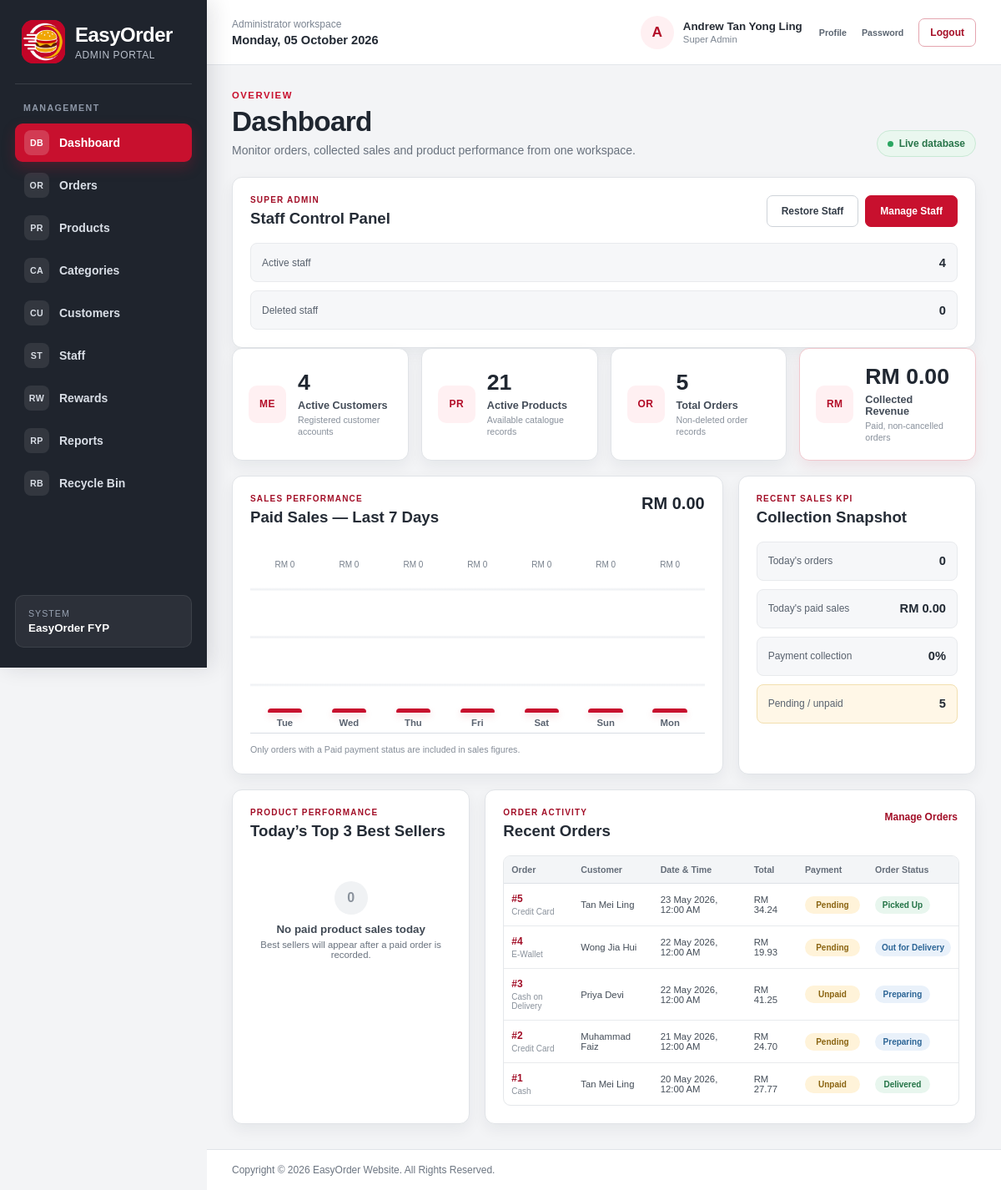
The page /admin_dashboard.php (signed in) on the database its author committed.
### tables this page shows
CREATE TABLE `staff` (
  `staff_id` char(5) NOT NULL,
  `staff_name` varchar(100) NOT NULL,
  `staff_role` varchar(20) NOT NULL,
  `staff_email` varchar(100) NOT NULL,
  `staff_phone` varchar(15) NOT NULL,
  `staff_password` varchar(50) NOT NULL,
  `staff_isDelete` int(1) NOT NULL DEFAULT 0
);

CREATE TABLE `orders` (
  `order_id` int(11) NOT NULL,
  `order_customer` int(11) NOT NULL,
  `order_date` datetime NOT NULL,
  `order_total` decimal(7,2) NOT NULL,
  `order_payment` varchar(20) NOT NULL,
  `order_payment_status` varchar(20) NOT NULL DEFAULT 'Pending',
  `order_delivery` varchar(5) NOT NULL,
  `order_address` varchar(255) NOT NULL,
  `order_status` varchar(20) NOT NULL,
  `order_isDelete` int(1) NOT NULL DEFAULT 0
);

CREATE TABLE `customer` (
  `customer_id` int(11) NOT NULL,
  `customer_name` varchar(100) NOT NULL,
  `customer_email` varchar(100) NOT NULL,
  `customer_password` varchar(255) NOT NULL,
  `customer_phone` varchar(15) NOT NULL,
  `customer_gender` varchar(10) NOT NULL,
  `customer_dob` date NOT NULL,
  `customer_address` varchar(140) NOT NULL DEFAULT '',
  `customer_state` varchar(30) NOT NULL,
  `customer_city` varchar(50) NOT NULL,
  `customer_postcode` char(5) NOT NULL,
  `customer_points` int(6) NOT NULL DEFAULT 0,
  `customer_joindate` date NOT NULL,
  `customer_isDelete` int(1) NOT NULL DEFAULT 0
);

### admin_dashboard.php (the view, shortened to what the rows shown need)
<?php
include("dataconnection.php");
require_once("admin_shell.php");
$dashboard_staff_id = (string)$_SESSION["admin_id"];
$dashboard_role = "";
$dashboard_role_stmt = mysqli_prepare($connect,"SELECT staff_role FROM staff WHERE staff_id=? AND staff_isDelete=0 LIMIT 1");
if($dashboard_role_stmt)
{
	mysqli_stmt_bind_param($dashboard_role_stmt,"s",$dashboard_staff_id);
	mysqli_stmt_execute($dashboard_role_stmt);
	$dashboard_role_result = mysqli_stmt_get_result($dashboard_role_stmt);
	$dashboard_role_row = mysqli_fetch_assoc($dashboard_role_result) ?: null;
	$dashboard_role = (string)($dashboard_role_row["staff_role"] ?? "");
}
$is_super_admin = $dashboard_role==="Manager";
function easyorder_dashboard_rows($connect,$sql)
{
	$rows = array();
	$result = mysqli_query($connect,$sql);
	if($result)
	{
		while($row = mysqli_fetch_assoc($result))
		{
			$rows[] = $row;
		}
	}
	return $rows;
}
function easyorder_dashboard_status_class($status)
{
	$normalized = strtolower(trim((string)$status));
	if(in_array($normalized,array("paid","delivered","completed","picked up"),true))
	{
		return "status-success";
	}
	if(in_array($normalized,array("preparing","out for delivery","processing"),true))
	{
		return "status-info";
	}
	return "status-warning";
}
$recent_orders = easyorder_dashboard_rows($connect,"SELECT o.order_id,o.order_date,o.order_total,o.order_payment,o.order_payment_status,o.order_status,m.customer_name FROM orders o INNER JOIN customer m ON m.customer_id=o.order_customer WHERE o.order_isDelete=0 ORDER BY o.order_date DESC,o.order_id DESC LIMIT 6");
?>
<!DOCTYPE html>
<html lang="en">
<head>
<link rel="stylesheet" href="style.css">
<link rel="stylesheet" href="admin_style.css">
</head>
<body class="admin-body">
<?php easyorder_admin_shell_start("admin_dashboard.php"); ?>
<section class="admin-page-heading">
	<div>
		<h1>Dashboard</h1>
	</div>
</section>
<?php if($is_super_admin): ?>
<section id="super-admin-control-panel" class="admin-panel" aria-labelledby="super-admin-title">
	<header class="admin-panel-heading">
		<div><p>SUPER ADMIN</p><h2 id="super-admin-title">Staff Control Panel</h2></div>
	</header>
</section>
<?php endif; ?>
<section class="admin-dashboard-grid">
	<article class="admin-panel admin-sales-panel">
		<header class="admin-panel-heading">
			<div><p>SALES PERFORMANCE</p><h2>Paid Sales — Last 7 Days</h2></div>
		</header>
	</article>
	<article class="admin-panel admin-kpi-panel">
		<header class="admin-panel-heading"><div><p>RECENT SALES KPI</p><h2>Collection Snapshot</h2></div></header>
	</article>
	<article class="admin-panel admin-best-seller-panel">
		<header class="admin-panel-heading"><div><p>PRODUCT PERFORMANCE</p><h2>Today’s Top 3 Best Sellers</h2></div></header>
	</article>
	<article class="admin-panel admin-recent-orders-panel">
		<header class="admin-panel-heading">
			<div><p>ORDER ACTIVITY</p><h2>Recent Orders</h2></div>
		</header>
		<?php if(count($recent_orders)>0): ?>
			<div class="admin-table-wrap">
				<table class="admin-dashboard-table">
					<thead><tr><th>Order</th><th>Customer</th><th>Date &amp; Time</th><th>Total</th><th>Payment</th><th>Order Status</th></tr></thead>
					<tbody>
					<?php foreach($recent_orders as $order): ?>
						<tr>
							<td><a class="admin-order-number" href="admin_order_details.php?order_id=<?php echo (int)$order["order_id"]; ?>">#<?php echo (int)$order["order_id"]; ?></a><small><?php echo htmlspecialchars($order["order_payment"],ENT_QUOTES,"UTF-8"); ?></small></td>
							<td><?php echo htmlspecialchars($order["customer_name"],ENT_QUOTES,"UTF-8"); ?></td>
							<td><?php echo htmlspecialchars(date("d M Y, h:i A",strtotime($order["order_date"])),ENT_QUOTES,"UTF-8"); ?></td>
							<td>RM <?php echo number_format($order["order_total"],2); ?></td>
							<td><span class="admin-status-badge <?php echo easyorder_dashboard_status_class($order["order_payment_status"]); ?>"><?php echo htmlspecialchars($order["order_payment_status"],ENT_QUOTES,"UTF-8"); ?></span></td>
							<td><span class="admin-status-badge <?php echo easyorder_dashboard_status_class($order["order_status"]); ?>"><?php echo htmlspecialchars($order["order_status"],ENT_QUOTES,"UTF-8"); ?></span></td>
						</tr>
					<?php endforeach; ?>
					</tbody>
				</table>
			</div>
		<?php else: ?>
			<div class="admin-empty-state"><span>0</span><strong>No orders yet</strong><p>New customer orders will appear here.</p></div>
		<?php endif; ?>
	</article>
</section>
<?php easyorder_admin_shell_end(); ?>
</body>
</html>

### admin_shell.php (shortened to what the rows shown need)
<?php
if(!function_exists("easyorder_admin_shell_start"))
{
	function easyorder_admin_shell_start($active_page="")
	{
		global $connect;
		$admin_name = $_SESSION["admin_name"] ?? "Administrator";
		$admin_role = $_SESSION["admin_role"] ?? "Staff";
		if($connect && isset($_SESSION["admin_id"]))
		{
			$identity_stmt = mysqli_prepare($connect,"SELECT staff_name,staff_role FROM staff WHERE staff_id=? AND staff_isDelete=0 LIMIT 1");
			if($identity_stmt)
			{
				mysqli_stmt_bind_param($identity_stmt,"s",$_SESSION["admin_id"]);
				if(mysqli_stmt_execute($identity_stmt))
				{
					$identity_result = mysqli_stmt_get_result($identity_stmt);
					if($identity_row = mysqli_fetch_assoc($identity_result))
					{
						$admin_name = $identity_row["staff_name"];
						$admin_role = $identity_row["staff_role"];
					}
				}
			}
		}
		$display_admin_role = $admin_role==="Manager" ? "Super Admin" : $admin_role;
		?>
		<div class="admin-app-shell">
			<div class="admin-workspace">
				<header class="admin-topbar">
					<div class="admin-account-summary">
						<span class="admin-avatar" aria-hidden="true"><?php echo htmlspecialchars(strtoupper(substr($admin_name,0,1)),ENT_QUOTES,"UTF-8"); ?></span>
						<a class="admin-account-copy" href="admin_profile.php" aria-label="Open administrator profile">
							<strong><?php echo htmlspecialchars($admin_name,ENT_QUOTES,"UTF-8"); ?></strong>
							<small><?php echo htmlspecialchars($display_admin_role,ENT_QUOTES,"UTF-8"); ?></small>
						</a>
						<div class="admin-account-actions">
							<a href="admin_profile.php">Profile</a>
							<a href="admin_change_password.php">Password</a>
						</div>
						<a class="admin-logout-link" href="logout.php" onclick="return confirm('Are you sure you want to logout?')">Logout</a>
					</div>
				</header>
				<main id="main" class="admin-main">
		<?php
	}
}
if(!function_exists("easyorder_admin_shell_end"))
{
	function easyorder_admin_shell_end()
	{
		?>
				</main>
			</div>
		</div>
		<?php
	}
}

### rows shown on the page
staff: staff_name "A", staff_name "Andrew Tan Yong Ling", staff_role "Super Admin"
orders: order_id "5", order_payment "Credit Card", order_customer.customer_name "Tan Mei Ling", order_date "23 May 2026, 12:00 AM", order_total "34.24", order_payment_status "Pending", order_status "Picked Up"
orders: order_id "4", order_payment "E-Wallet", order_customer.customer_name "Wong Jia Hui", order_date "22 May 2026, 12:00 AM", order_total "19.93", order_payment_status "Pending", order_status "Out for Delivery"
orders: order_id "3", order_payment "Cash on Delivery", order_customer.customer_name "Priya Devi", order_date "22 May 2026, 12:00 AM", order_total "41.25", order_payment_status "Unpaid", order_status "Preparing"
orders: order_id "2", order_payment "Credit Card", order_customer.customer_name "Muhammad Faiz", order_date "21 May 2026, 12:00 AM", order_total "24.70", order_payment_status "Pending", order_status "Preparing"
orders: order_id "1", order_payment "Cash", order_customer.customer_name "Tan Mei Ling", order_date "20 May 2026, 12:00 AM", order_total "27.77", order_payment_status "Unpaid", order_status "Delivered"

### other values the page prints
$item["icon"] "DB"
$item["label"] "Dashboard"
$item["icon"] "OR"
$item["label"] "Orders"
$item["icon"] "PR"
$item["label"] "Products"
$item["icon"] "CA"
$item["label"] "Categories"
$item["icon"] "CU"
$item["label"] "Customers"
$item["icon"] "ST"
$item["label"] "Staff"
$item["icon"] "RW"
$item["label"] "Rewards"
$item["icon"] "RP"
